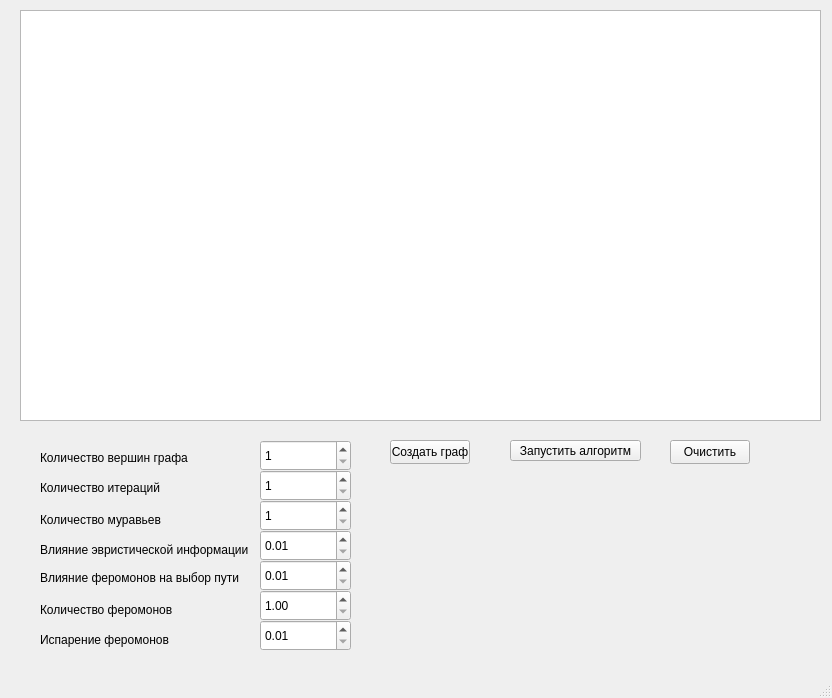
<?xml version="1.0" encoding="UTF-8"?>
<ui version="4.0">
 <class>MainWindow</class>
 <widget class="QMainWindow" name="MainWindow">
  <property name="geometry">
   <rect>
    <x>0</x>
    <y>0</y>
    <width>832</width>
    <height>698</height>
   </rect>
  </property>
  <property name="windowTitle">
   <string>MainWindow</string>
  </property>
  <widget class="QWidget" name="centralwidget">
   <widget class="QGraphicsView" name="graphicsView">
    <property name="geometry">
     <rect>
      <x>20</x>
      <y>10</y>
      <width>801</width>
      <height>411</height>
     </rect>
    </property>
   </widget>
   <widget class="QPushButton" name="generateGraphButton">
    <property name="geometry">
     <rect>
      <x>390</x>
      <y>440</y>
      <width>80</width>
      <height>24</height>
     </rect>
    </property>
    <property name="text">
     <string>Создать граф</string>
    </property>
   </widget>
   <widget class="QPushButton" name="runAlgorithmButton">
    <property name="geometry">
     <rect>
      <x>510</x>
      <y>440</y>
      <width>131</width>
      <height>21</height>
     </rect>
    </property>
    <property name="text">
     <string>Запустить алгоритм</string>
    </property>
   </widget>
   <widget class="QPushButton" name="clearButton">
    <property name="geometry">
     <rect>
      <x>670</x>
      <y>440</y>
      <width>80</width>
      <height>24</height>
     </rect>
    </property>
    <property name="text">
     <string>Очистить</string>
    </property>
   </widget>
   <widget class="QSpinBox" name="antCountSpinBox">
    <property name="geometry">
     <rect>
      <x>260</x>
      <y>500</y>
      <width>91</width>
      <height>31</height>
     </rect>
    </property>
    <property name="minimum">
     <number>1</number>
    </property>
    <property name="maximum">
     <number>1000</number>
    </property>
   </widget>
   <widget class="QDoubleSpinBox" name="alphaSpinBox">
    <property name="geometry">
     <rect>
      <x>260</x>
      <y>560</y>
      <width>91</width>
      <height>31</height>
     </rect>
    </property>
    <property name="minimum">
     <double>0.010000000000000</double>
    </property>
   </widget>
   <widget class="QLabel" name="label">
    <property name="geometry">
     <rect>
      <x>40</x>
      <y>510</y>
      <width>131</width>
      <height>20</height>
     </rect>
    </property>
    <property name="text">
     <string>Количество муравьев</string>
    </property>
   </widget>
   <widget class="QLabel" name="label_2">
    <property name="geometry">
     <rect>
      <x>40</x>
      <y>570</y>
      <width>201</width>
      <height>16</height>
     </rect>
    </property>
    <property name="text">
     <string>Влияние феромонов на выбор пути</string>
    </property>
   </widget>
   <widget class="QSpinBox" name="nodeCountSpinBox">
    <property name="geometry">
     <rect>
      <x>260</x>
      <y>440</y>
      <width>91</width>
      <height>31</height>
     </rect>
    </property>
    <property name="minimum">
     <number>1</number>
    </property>
    <property name="maximum">
     <number>100</number>
    </property>
   </widget>
   <widget class="QLabel" name="label_3">
    <property name="geometry">
     <rect>
      <x>40</x>
      <y>450</y>
      <width>151</width>
      <height>16</height>
     </rect>
    </property>
    <property name="text">
     <string>Количество вершин графа</string>
    </property>
   </widget>
   <widget class="QSpinBox" name="iterationSpinBox">
    <property name="geometry">
     <rect>
      <x>260</x>
      <y>470</y>
      <width>91</width>
      <height>31</height>
     </rect>
    </property>
    <property name="minimum">
     <number>1</number>
    </property>
    <property name="maximum">
     <number>100</number>
    </property>
   </widget>
   <widget class="QLabel" name="label_4">
    <property name="geometry">
     <rect>
      <x>40</x>
      <y>480</y>
      <width>121</width>
      <height>16</height>
     </rect>
    </property>
    <property name="text">
     <string>Количество итераций</string>
    </property>
   </widget>
   <widget class="QDoubleSpinBox" name="betaSpinBox">
    <property name="geometry">
     <rect>
      <x>260</x>
      <y>530</y>
      <width>91</width>
      <height>31</height>
     </rect>
    </property>
    <property name="minimum">
     <double>0.010000000000000</double>
    </property>
   </widget>
   <widget class="QLabel" name="label_5">
    <property name="geometry">
     <rect>
      <x>40</x>
      <y>540</y>
      <width>211</width>
      <height>20</height>
     </rect>
    </property>
    <property name="text">
     <string>Влияние эвристической информации</string>
    </property>
   </widget>
   <widget class="QDoubleSpinBox" name="evaporationSpinBox">
    <property name="geometry">
     <rect>
      <x>260</x>
      <y>620</y>
      <width>91</width>
      <height>31</height>
     </rect>
    </property>
    <property name="minimum">
     <double>0.010000000000000</double>
    </property>
   </widget>
   <widget class="QLabel" name="label_6">
    <property name="geometry">
     <rect>
      <x>40</x>
      <y>630</y>
      <width>131</width>
      <height>20</height>
     </rect>
    </property>
    <property name="text">
     <string>Испарение феромонов</string>
    </property>
   </widget>
   <widget class="QDoubleSpinBox" name="qSpinBox">
    <property name="geometry">
     <rect>
      <x>260</x>
      <y>590</y>
      <width>91</width>
      <height>31</height>
     </rect>
    </property>
    <property name="minimum">
     <double>1.000000000000000</double>
    </property>
    <property name="maximum">
     <double>999.990000000000009</double>
    </property>
   </widget>
   <widget class="QLabel" name="label_7">
    <property name="geometry">
     <rect>
      <x>40</x>
      <y>600</y>
      <width>141</width>
      <height>20</height>
     </rect>
    </property>
    <property name="text">
     <string>Количество феромонов</string>
    </property>
   </widget>
  </widget>
  <widget class="QMenuBar" name="menubar">
   <property name="geometry">
    <rect>
     <x>0</x>
     <y>0</y>
     <width>832</width>
     <height>21</height>
    </rect>
   </property>
  </widget>
  <widget class="QStatusBar" name="statusBar"/>
 </widget>
 <resources/>
 <connections/>
</ui>
